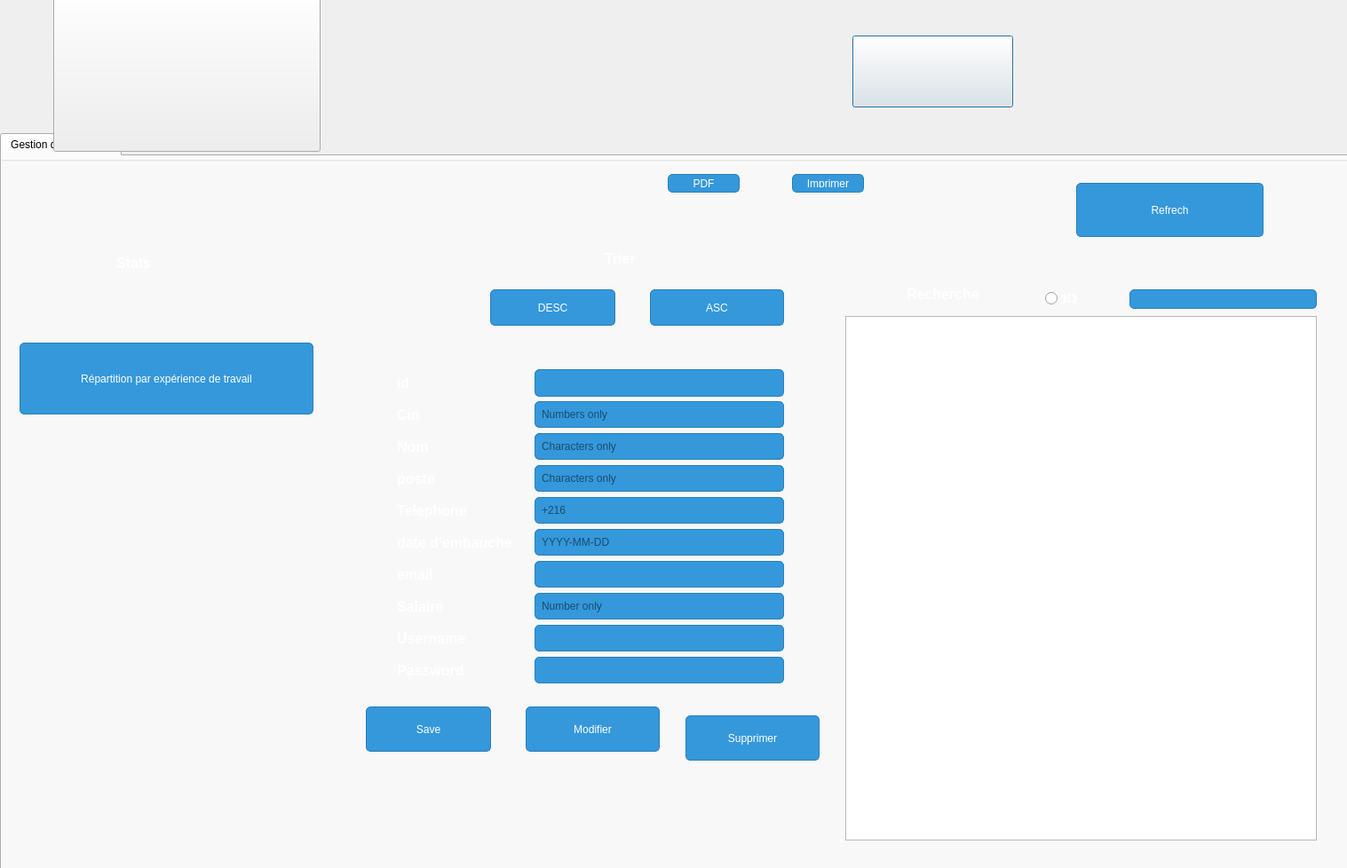
<?xml version="1.0" encoding="UTF-8"?>
<ui version="4.0">
 <class>thrDialog</class>
 <widget class="QDialog" name="thrDialog">
  <property name="geometry">
   <rect>
    <x>0</x>
    <y>0</y>
    <width>1517</width>
    <height>978</height>
   </rect>
  </property>
  <property name="windowTitle">
   <string>Dialog</string>
  </property>
  <widget class="QPushButton" name="logoutpb">
   <property name="geometry">
    <rect>
     <x>960</x>
     <y>40</y>
     <width>181</width>
     <height>81</height>
    </rect>
   </property>
   <property name="styleSheet">
    <string notr="true">border-image: url(:/img/img/4400629.png);</string>
   </property>
   <property name="text">
    <string/>
   </property>
  </widget>
  <widget class="QTabWidget" name="tabWidget">
   <property name="geometry">
    <rect>
     <x>0</x>
     <y>150</y>
     <width>1531</width>
     <height>921</height>
    </rect>
   </property>
   <property name="styleSheet">
    <string notr="true"/>
   </property>
   <property name="currentIndex">
    <number>0</number>
   </property>
   <widget class="QWidget" name="tab">
    <attribute name="title">
     <string>Gestion des employe</string>
    </attribute>
    <widget class="QGroupBox" name="groupBox">
     <property name="geometry">
      <rect>
       <x>-40</x>
       <y>0</y>
       <width>1641</width>
       <height>891</height>
      </rect>
     </property>
     <property name="styleSheet">
      <string notr="true">
/* Style for QGroupBox */
QRadioButton{ color: white; /* Text color for labels */
    font-size: 16px; /* Adjust font size as needed */
    font-weight: bold; /* Make the text bold if desired */
    margin: 5px; /* Adjust margin as needed */
}

/* Style for QLineEdit (input box) */
QLineEdit {
    background-color: #3498db; /* Blue color for input boxes */
    border: 1px solid #2980b9; /* Border color for input boxes */
    border-radius: 5px; /* Border radius for input boxes */
    padding: 5px; /* Padding for input boxes */
    color: black; /* Text color inside input boxes */
}

/* Style for QLabel (text label) */
QLabel {
    color: white; /* Text color for labels */
    font-size: 16px; /* Adjust font size as needed */
    font-weight: bold; /* Make the text bold if desired */
    margin: 5px; /* Adjust margin as needed */
}

/* Style for QPushButton */
QPushButton {
    background-color: #3498db; /* Blue color for buttons */
    border: 1px solid #2980b9; /* Border color for buttons */
    border-radius: 5px; /* Border radius for buttons */
    padding: 5px 10px; /* Adjust padding as needed */
    color: white; /* Text color on buttons */
}

/* Additional styling for better appearance */
QPushButton:hover {
    background-color: #2980b9; /* Darker blue on hover */
}

QPushButton:pressed {
    background-color: #21618c; /* Even darker blue when pressed */
}

/* Add more styles as needed for your specific application */
</string>
     </property>
     <property name="title">
      <string/>
     </property>
     <widget class="QPushButton" name="pb_ajouter">
      <property name="geometry">
       <rect>
        <x>450</x>
        <y>620</y>
        <width>141</width>
        <height>51</height>
       </rect>
      </property>
      <property name="styleSheet">
       <string notr="true"/>
      </property>
      <property name="text">
       <string>Save</string>
      </property>
     </widget>
     <widget class="QLineEdit" name="cin_e">
      <property name="geometry">
       <rect>
        <x>640</x>
        <y>276</y>
        <width>281</width>
        <height>30</height>
       </rect>
      </property>
      <property name="placeholderText">
       <string>Numbers only</string>
      </property>
     </widget>
     <widget class="QLabel" name="label">
      <property name="geometry">
       <rect>
        <x>476</x>
        <y>312</y>
        <width>58</width>
        <height>30</height>
       </rect>
      </property>
      <property name="styleSheet">
       <string notr="true"/>
      </property>
      <property name="text">
       <string>Nom</string>
      </property>
     </widget>
     <widget class="QLineEdit" name="nom_e">
      <property name="geometry">
       <rect>
        <x>640</x>
        <y>312</y>
        <width>281</width>
        <height>30</height>
       </rect>
      </property>
      <property name="styleSheet">
       <string notr="true"/>
      </property>
      <property name="placeholderText">
       <string>Characters only</string>
      </property>
     </widget>
     <widget class="QLabel" name="label_2">
      <property name="geometry">
       <rect>
        <x>476</x>
        <y>276</y>
        <width>46</width>
        <height>30</height>
       </rect>
      </property>
      <property name="styleSheet">
       <string notr="true"/>
      </property>
      <property name="text">
       <string>Cin</string>
      </property>
     </widget>
     <widget class="QLabel" name="label_3">
      <property name="geometry">
       <rect>
        <x>476</x>
        <y>348</y>
        <width>65</width>
        <height>30</height>
       </rect>
      </property>
      <property name="styleSheet">
       <string notr="true"/>
      </property>
      <property name="text">
       <string>poste</string>
      </property>
     </widget>
     <widget class="QLineEdit" name="poste_e">
      <property name="geometry">
       <rect>
        <x>640</x>
        <y>348</y>
        <width>281</width>
        <height>30</height>
       </rect>
      </property>
      <property name="styleSheet">
       <string notr="true"/>
      </property>
      <property name="placeholderText">
       <string>Characters only</string>
      </property>
     </widget>
     <widget class="QLabel" name="label_9">
      <property name="geometry">
       <rect>
        <x>476</x>
        <y>492</y>
        <width>76</width>
        <height>30</height>
       </rect>
      </property>
      <property name="styleSheet">
       <string notr="true"/>
      </property>
      <property name="text">
       <string>Salaire</string>
      </property>
     </widget>
     <widget class="QLineEdit" name="salaire_e">
      <property name="geometry">
       <rect>
        <x>640</x>
        <y>492</y>
        <width>281</width>
        <height>30</height>
       </rect>
      </property>
      <property name="placeholderText">
       <string>Number only</string>
      </property>
     </widget>
     <widget class="QLabel" name="label_5">
      <property name="geometry">
       <rect>
        <x>476</x>
        <y>420</y>
        <width>158</width>
        <height>30</height>
       </rect>
      </property>
      <property name="text">
       <string>date d'embauche</string>
      </property>
     </widget>
     <widget class="QLineEdit" name="datee_e">
      <property name="geometry">
       <rect>
        <x>640</x>
        <y>420</y>
        <width>281</width>
        <height>30</height>
       </rect>
      </property>
      <property name="placeholderText">
       <string>YYYY-MM-DD</string>
      </property>
     </widget>
     <widget class="QTableView" name="tab_employes">
      <property name="geometry">
       <rect>
        <x>990</x>
        <y>180</y>
        <width>531</width>
        <height>591</height>
       </rect>
      </property>
      <property name="styleSheet">
       <string notr="true"/>
      </property>
     </widget>
     <widget class="QLabel" name="label_21">
      <property name="geometry">
       <rect>
        <x>476</x>
        <y>384</y>
        <width>104</width>
        <height>30</height>
       </rect>
      </property>
      <property name="text">
       <string>Telephone</string>
      </property>
     </widget>
     <widget class="QLineEdit" name="telephone_e">
      <property name="geometry">
       <rect>
        <x>640</x>
        <y>384</y>
        <width>281</width>
        <height>30</height>
       </rect>
      </property>
      <property name="placeholderText">
       <string>+216</string>
      </property>
     </widget>
     <widget class="QPushButton" name="pb_modifier_2">
      <property name="geometry">
       <rect>
        <x>630</x>
        <y>620</y>
        <width>151</width>
        <height>51</height>
       </rect>
      </property>
      <property name="text">
       <string>Modifier</string>
      </property>
     </widget>
     <widget class="QPushButton" name="pb_supprimer">
      <property name="geometry">
       <rect>
        <x>810</x>
        <y>630</y>
        <width>151</width>
        <height>51</height>
       </rect>
      </property>
      <property name="text">
       <string>Supprimer</string>
      </property>
     </widget>
     <widget class="QRadioButton" name="radioButton">
      <property name="geometry">
       <rect>
        <x>1210</x>
        <y>150</y>
        <width>97</width>
        <height>20</height>
       </rect>
      </property>
      <property name="text">
       <string>ID</string>
      </property>
     </widget>
     <widget class="QLabel" name="label_7">
      <property name="geometry">
       <rect>
        <x>1050</x>
        <y>140</y>
        <width>121</width>
        <height>31</height>
       </rect>
      </property>
      <property name="text">
       <string>Recherche</string>
      </property>
     </widget>
     <widget class="QLineEdit" name="lineEdit">
      <property name="geometry">
       <rect>
        <x>1310</x>
        <y>150</y>
        <width>211</width>
        <height>22</height>
       </rect>
      </property>
     </widget>
     <widget class="QPushButton" name="sortAscButton">
      <property name="geometry">
       <rect>
        <x>770</x>
        <y>150</y>
        <width>151</width>
        <height>41</height>
       </rect>
      </property>
      <property name="text">
       <string>ASC</string>
      </property>
     </widget>
     <widget class="QPushButton" name="sortDescButton">
      <property name="geometry">
       <rect>
        <x>590</x>
        <y>150</y>
        <width>141</width>
        <height>41</height>
       </rect>
      </property>
      <property name="text">
       <string>DESC</string>
      </property>
     </widget>
     <widget class="QLabel" name="label_8">
      <property name="geometry">
       <rect>
        <x>710</x>
        <y>100</y>
        <width>101</width>
        <height>31</height>
       </rect>
      </property>
      <property name="text">
       <string>Trier</string>
      </property>
     </widget>
     <widget class="QLabel" name="label_12">
      <property name="geometry">
       <rect>
        <x>0</x>
        <y>0</y>
        <width>1201</width>
        <height>801</height>
       </rect>
      </property>
      <property name="styleSheet">
       <string notr="true">border-image: url(:/img/img/sports-nautiques.jpg);</string>
      </property>
      <property name="text">
       <string/>
      </property>
     </widget>
     <widget class="QLabel" name="label_11">
      <property name="geometry">
       <rect>
        <x>-250</x>
        <y>-10</y>
        <width>1791</width>
        <height>921</height>
       </rect>
      </property>
      <property name="styleSheet">
       <string notr="true">border-image: url(:/img/img/health-still-life-with-copy-space.jpg);</string>
      </property>
      <property name="text">
       <string/>
      </property>
     </widget>
     <widget class="QLabel" name="label_13">
      <property name="geometry">
       <rect>
        <x>476</x>
        <y>528</y>
        <width>102</width>
        <height>30</height>
       </rect>
      </property>
      <property name="text">
       <string>Username</string>
      </property>
     </widget>
     <widget class="QLineEdit" name="user_e">
      <property name="geometry">
       <rect>
        <x>640</x>
        <y>528</y>
        <width>281</width>
        <height>30</height>
       </rect>
      </property>
      <property name="placeholderText">
       <string/>
      </property>
     </widget>
     <widget class="QLabel" name="label_14">
      <property name="geometry">
       <rect>
        <x>476</x>
        <y>564</y>
        <width>98</width>
        <height>30</height>
       </rect>
      </property>
      <property name="text">
       <string>Password</string>
      </property>
     </widget>
     <widget class="QLineEdit" name="pas_e">
      <property name="geometry">
       <rect>
        <x>640</x>
        <y>564</y>
        <width>281</width>
        <height>30</height>
       </rect>
      </property>
     </widget>
     <widget class="QPushButton" name="pb_pdf">
      <property name="geometry">
       <rect>
        <x>790</x>
        <y>20</y>
        <width>81</width>
        <height>21</height>
       </rect>
      </property>
      <property name="text">
       <string>PDF</string>
      </property>
     </widget>
     <widget class="QPushButton" name="refrech_pb">
      <property name="geometry">
       <rect>
        <x>1250</x>
        <y>30</y>
        <width>211</width>
        <height>61</height>
       </rect>
      </property>
      <property name="text">
       <string>Refrech</string>
      </property>
     </widget>
     <widget class="QPushButton" name="pushButton">
      <property name="geometry">
       <rect>
        <x>60</x>
        <y>210</y>
        <width>331</width>
        <height>81</height>
       </rect>
      </property>
      <property name="text">
       <string>Répartition par expérience de travail</string>
      </property>
     </widget>
     <widget class="QLabel" name="label_20">
      <property name="geometry">
       <rect>
        <x>160</x>
        <y>100</y>
        <width>111</width>
        <height>41</height>
       </rect>
      </property>
      <property name="text">
       <string>Stats</string>
      </property>
     </widget>
     <widget class="QLabel" name="lab_chart_pie">
      <property name="geometry">
       <rect>
        <x>660</x>
        <y>140</y>
        <width>541</width>
        <height>600</height>
       </rect>
      </property>
      <property name="font">
       <font>
        <family>Yu Gothic UI Semibold</family>
        <pointsize>-1</pointsize>
        <weight>75</weight>
        <bold>true</bold>
       </font>
      </property>
      <property name="text">
       <string/>
      </property>
     </widget>
     <widget class="QLabel" name="lab_chart_bar">
      <property name="geometry">
       <rect>
        <x>940</x>
        <y>200</y>
        <width>541</width>
        <height>701</height>
       </rect>
      </property>
      <property name="font">
       <font>
        <family>Yu Gothic UI Semibold</family>
        <pointsize>-1</pointsize>
        <weight>75</weight>
        <bold>true</bold>
       </font>
      </property>
      <property name="text">
       <string/>
      </property>
     </widget>
     <widget class="QPushButton" name="Imprimer">
      <property name="geometry">
       <rect>
        <x>930</x>
        <y>20</y>
        <width>81</width>
        <height>21</height>
       </rect>
      </property>
      <property name="text">
       <string>Imprimer</string>
      </property>
     </widget>
     <widget class="QLabel" name="label_15">
      <property name="geometry">
       <rect>
        <x>476</x>
        <y>240</y>
        <width>35</width>
        <height>30</height>
       </rect>
      </property>
      <property name="text">
       <string>id</string>
      </property>
     </widget>
     <widget class="QLineEdit" name="id_e">
      <property name="geometry">
       <rect>
        <x>640</x>
        <y>240</y>
        <width>281</width>
        <height>31</height>
       </rect>
      </property>
     </widget>
     <widget class="QLineEdit" name="email_e">
      <property name="geometry">
       <rect>
        <x>640</x>
        <y>456</y>
        <width>281</width>
        <height>30</height>
       </rect>
      </property>
     </widget>
     <widget class="QLabel" name="label_4">
      <property name="geometry">
       <rect>
        <x>476</x>
        <y>456</y>
        <width>64</width>
        <height>30</height>
       </rect>
      </property>
      <property name="text">
       <string>email</string>
      </property>
     </widget>
     <zorder>label_12</zorder>
     <zorder>label_11</zorder>
     <zorder>lab_chart_pie</zorder>
     <zorder>lab_chart_bar</zorder>
     <zorder>label</zorder>
     <zorder>nom_e</zorder>
     <zorder>label_2</zorder>
     <zorder>label_3</zorder>
     <zorder>poste_e</zorder>
     <zorder>label_9</zorder>
     <zorder>salaire_e</zorder>
     <zorder>pb_ajouter</zorder>
     <zorder>cin_e</zorder>
     <zorder>label_5</zorder>
     <zorder>datee_e</zorder>
     <zorder>tab_employes</zorder>
     <zorder>label_21</zorder>
     <zorder>telephone_e</zorder>
     <zorder>pb_modifier_2</zorder>
     <zorder>pb_supprimer</zorder>
     <zorder>radioButton</zorder>
     <zorder>label_7</zorder>
     <zorder>lineEdit</zorder>
     <zorder>label_8</zorder>
     <zorder>label_13</zorder>
     <zorder>user_e</zorder>
     <zorder>label_14</zorder>
     <zorder>pas_e</zorder>
     <zorder>pb_pdf</zorder>
     <zorder>refrech_pb</zorder>
     <zorder>pushButton</zorder>
     <zorder>label_20</zorder>
     <zorder>Imprimer</zorder>
     <zorder>label_15</zorder>
     <zorder>id_e</zorder>
     <zorder>email_e</zorder>
     <zorder>label_4</zorder>
     <zorder>sortAscButton</zorder>
     <zorder>sortDescButton</zorder>
    </widget>
   </widget>
  </widget>
  <widget class="QPushButton" name="backpb">
   <property name="geometry">
    <rect>
     <x>60</x>
     <y>-20</y>
     <width>301</width>
     <height>191</height>
    </rect>
   </property>
   <property name="styleSheet">
    <string notr="true">border-image: url(:/img/img/LOG-removebg-preview.png);</string>
   </property>
   <property name="text">
    <string/>
   </property>
  </widget>
  <widget class="QLabel" name="label_10">
   <property name="geometry">
    <rect>
     <x>-10</x>
     <y>-10</y>
     <width>1611</width>
     <height>911</height>
    </rect>
   </property>
   <property name="styleSheet">
    <string notr="true">border-image: url(:/img/img/images.jfif);</string>
   </property>
   <property name="text">
    <string/>
   </property>
  </widget>
  <zorder>label_10</zorder>
  <zorder>logoutpb</zorder>
  <zorder>tabWidget</zorder>
  <zorder>backpb</zorder>
 </widget>
 <resources/>
 <connections/>
</ui>
